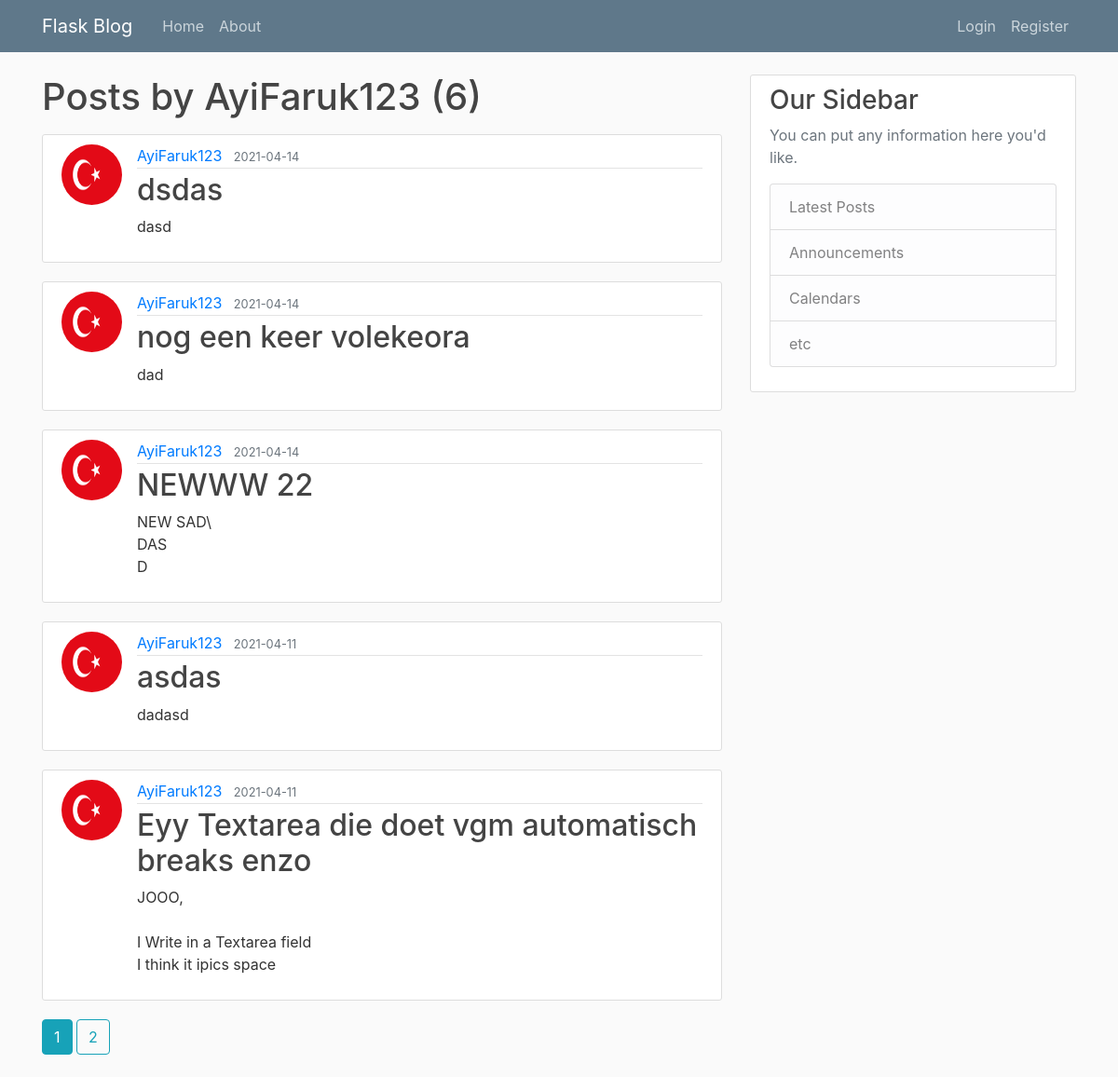
Page /user/AyiFaruk123 on the earlier database version.
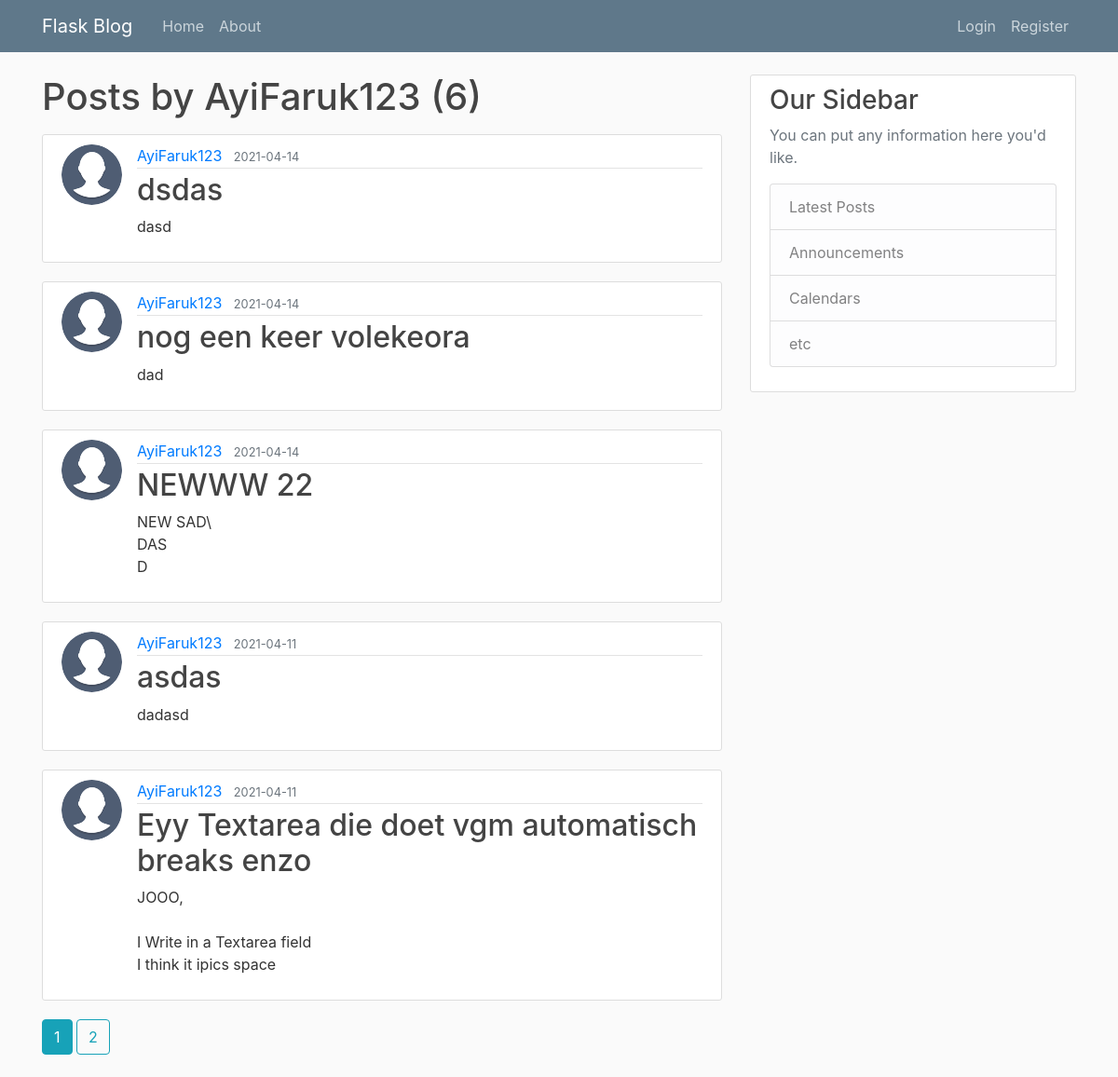
Same page on the later database version.
### app/models.py (models this page shows, shortened)
class User(db.Model, UserMixin):
    id = db.Column(db.Integer, primary_key=True)
    username = db.Column(db.String(20), unique=True, nullable=False)
    email = db.Column(db.String(120), unique=True, nullable=False)
    password = db.Column(db.String(120), nullable=False)
    image_file = db.Column(db.String(20), nullable=False, default='default.jpg')
    posts=  db.relationship('Post', backref='author', lazy=True)

class Post(db.Model):
    id = db.Column(db.Integer, primary_key=True)
    title = db.Column(db.String(100), nullable=False)
    date_posted = db.Column(db.DateTime, nullable=False, default=datetime.utcnow)
    content = db.Column(db.Text, nullable=False)
    user_id = db.Column(db.Integer, db.ForeignKey('user.id'), nullable=False)

### app/users/routes.py (the view)
@users.route("/user/<string:username>")
def user_posts(username):
    page = request.args.get('page', 1, type=int)
    user = User.query.filter_by(username=username).first_or_404()
    posts = Post.query.filter_by(author=user)\
        .order_by(Post.date_posted.desc())\
        .paginate(page=page, per_page=5)
    return render_template('user_posts.html', posts=posts, user=user)

### app/templates/user_posts.html
{% extends "layout.html" %}
{% block content %}
    <h1 class="mb-3">Posts by {{ user.username }} ({{ posts.total }})</h1>
    {% for post in posts.items %}
        <article class="media content-section">
          <img class="rounded-circle article-img" src="{{ url_for('static', filename='profile_pics/' + post.author.image_file) }}">
          <div class="media-body">
            <div class="article-metadata">
              <a class="mr-2" href="{{ url_for('users.user_posts', username=post.author.username) }}">{{ post.author.username }}</a>
              <small class="text-muted">{{ post.date_posted.strftime('%Y-%m-%d') }}</small>
            </div>
            <h2><a class="article-title" href="{{ url_for('posts.post', post_id=post.id) }}">{{ post.title }}</a></h2>
            <p class="article-content">{{ post.content }}</p>
          </div>
        </article>
    {% endfor %}
    {% for page_num in posts.iter_pages(left_edge=1, right_edge=1, left_current=1, right_current=2) %}
      {% if page_num %}
        {% if posts.page == page_num %}
          <a class="btn btn-info mb-4" href="{{ url_for('users.user_posts', username=user.username, page=page_num) }}">{{ page_num }}</a>
        {% else %}
          <a class="btn btn-outline-info mb-4" href="{{ url_for('users.user_posts', username=user.username, page=page_num) }}">{{ page_num }}</a>
        {% endif %}
      {% else %}
        ...
      {% endif %}
    {% endfor %}
{% endblock content %}

### app/templates/layout.html (shortened to what this page needs)
<!DOCTYPE html>
<html>
<head>
    <link rel="stylesheet" href="https://maxcdn.bootstrapcdn.com/bootstrap/4.0.0/css/bootstrap.min.css">
    <link rel="stylesheet" type="text/css" href="{{ url_for('static', filename='style/main.css') }}">
</head>
<body>
    {% include 'includes/navbar.html' %}
    <main role="main" class="container">
      <div class="row">
        <div class="col-md-8">
          {% block content %}{% endblock %}
        </div>
        <div class="col-md-4">
          <div class="content-section">
            <h3>Our Sidebar</h3>
            <p class='text-muted'>You can put any information here you'd like.
              <ul class="list-group">
                <li class="list-group-item list-group-item-light">Latest Posts</li>
                <li class="list-group-item list-group-item-light">Announcements</li>
                <li class="list-group-item list-group-item-light">Calendars</li>
                <li class="list-group-item list-group-item-light">etc</li>
              </ul>
            </p>
          </div>
        </div>
      </div>
    </main>
</body>
</html>

### app/templates/includes/navbar.html (shortened to what this page needs)
<header class="site-header">
    <nav class="navbar navbar-expand-md navbar-dark bg-steel fixed-top">
      <div class="container">
        <a class="navbar-brand mr-4" href="/">Flask Blog</a>
        <div class="collapse navbar-collapse" id="navbarToggle">
          <div class="navbar-nav mr-auto">
            <a class="nav-item nav-link" href="{{ url_for('main.home') }}">Home</a>
            <a class="nav-item nav-link" href="{{ url_for('main.about') }}">About</a>
          </div>
          <div class="navbar-nav">
            {% if current_user.is_authenticated %}
              <a class="nav-item nav-link" href="{{ url_for('posts.new_post') }}">New Post</a>
              <a class="nav-item nav-link" href="{{ url_for('users.account') }}">My Account</a>
              <a class="nav-item nav-link" href="{{ url_for('users.logout') }}">Logout</a>
            {% else %}
              <a class="nav-item nav-link" href="{{ url_for('users.login') }}">Login</a>
              <a class="nav-item nav-link" href="{{ url_for('users.register') }}">Register</a>
            {% endif %}
          </div>
        </div>
      </div>
    </nav>
  </header>

### app/static/style/main.css (style rules this page uses)
body { background: #fafafa; color: #333333; margin-top: 5rem; }
h1, h2, h3, h4, h5, h6 { color: #444444; }
.bg-steel { background-color: #5f788a; }
.site-header { margin-bottom: 20px; }
.site-header .navbar-nav .nav-link { color: #cbd5db; }
.content-section { background: #ffffff; padding: 10px 20px; border: 1px solid #dddddd; border-radius: 3px; margin-bottom: 20px; }
.article-title { color: #444444; }
.article-content { white-space: pre-line; }
.article-img { height: 65px; width: 65px; margin-right: 16px; }
.article-metadata { padding-bottom: 1px; margin-bottom: 4px; border-bottom: 1px solid #e3e3e3 }

Differences in the rows shown:
changed through a linked row, Post "dsdas": image_file: a different picture
changed through a linked row, Post "nog een keer volekeora": image_file: a different picture
changed through a linked row, Post "NEWWW 22": image_file: a different picture
changed through a linked row, Post "asdas": image_file: a different picture
changed through a linked row, Post "Eyy Textarea die doet vgm automatisch breaks enzo": image_file: a different picture
